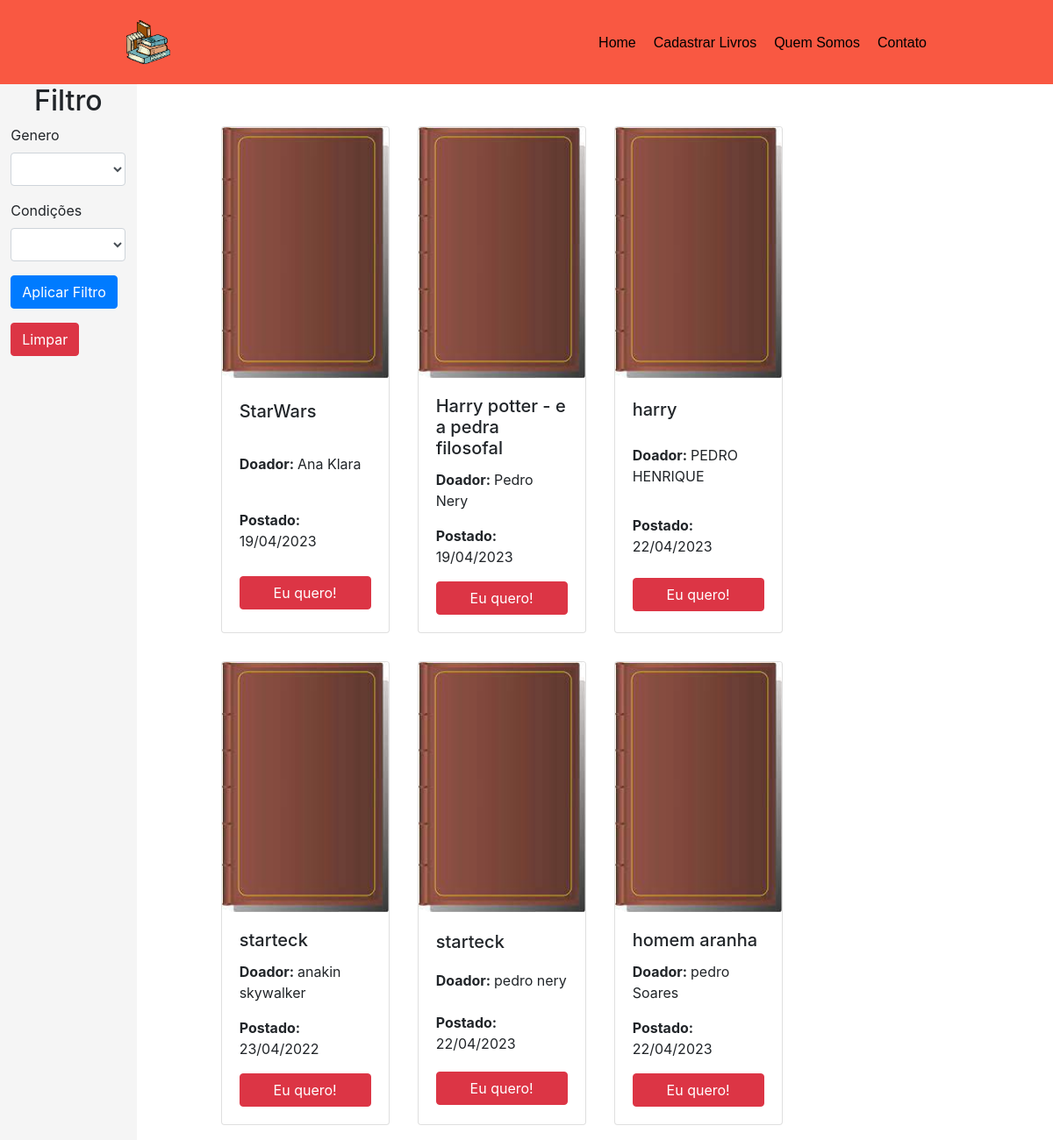
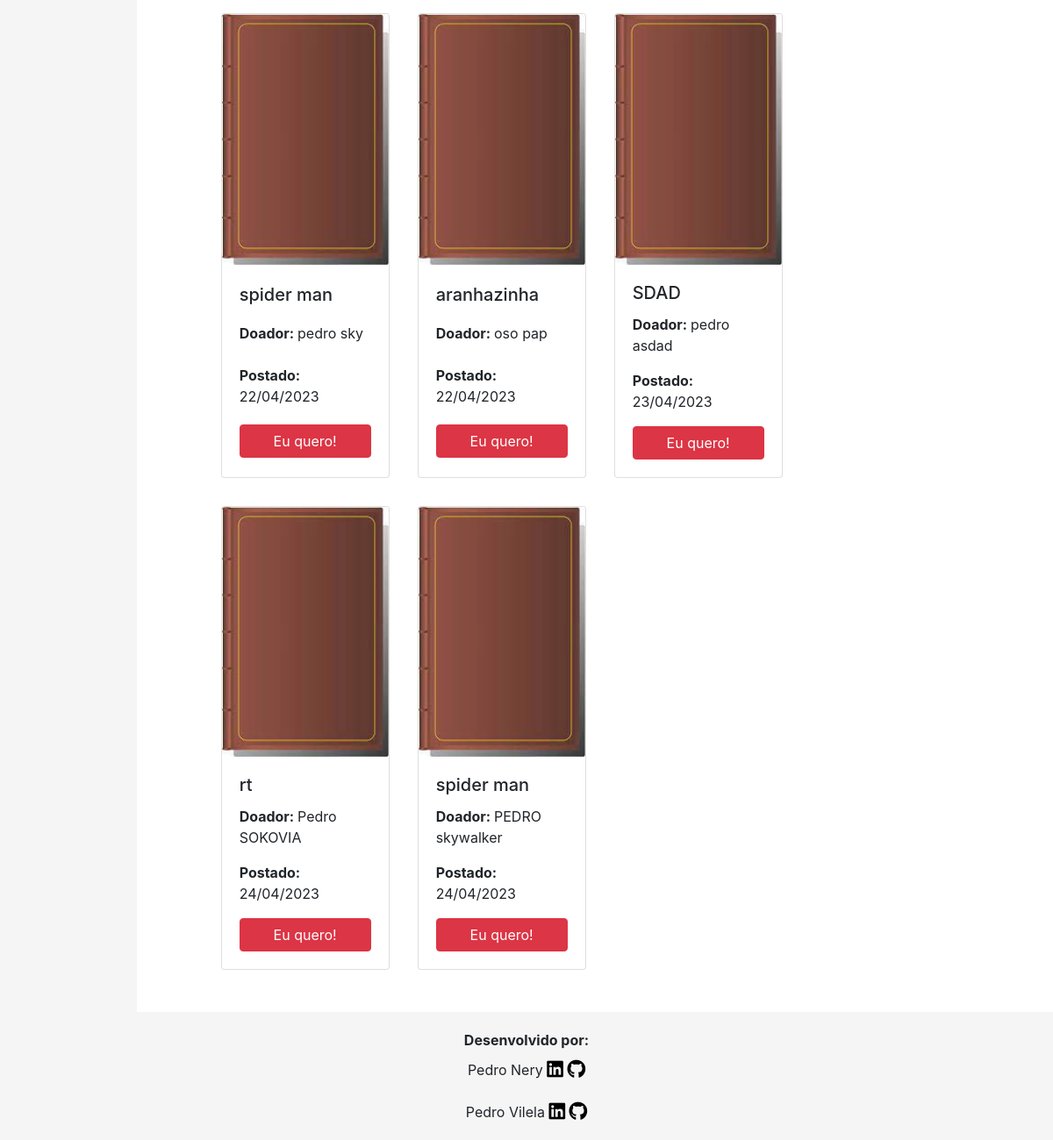
Before: / with the older database file (2 pictures, top to bottom).
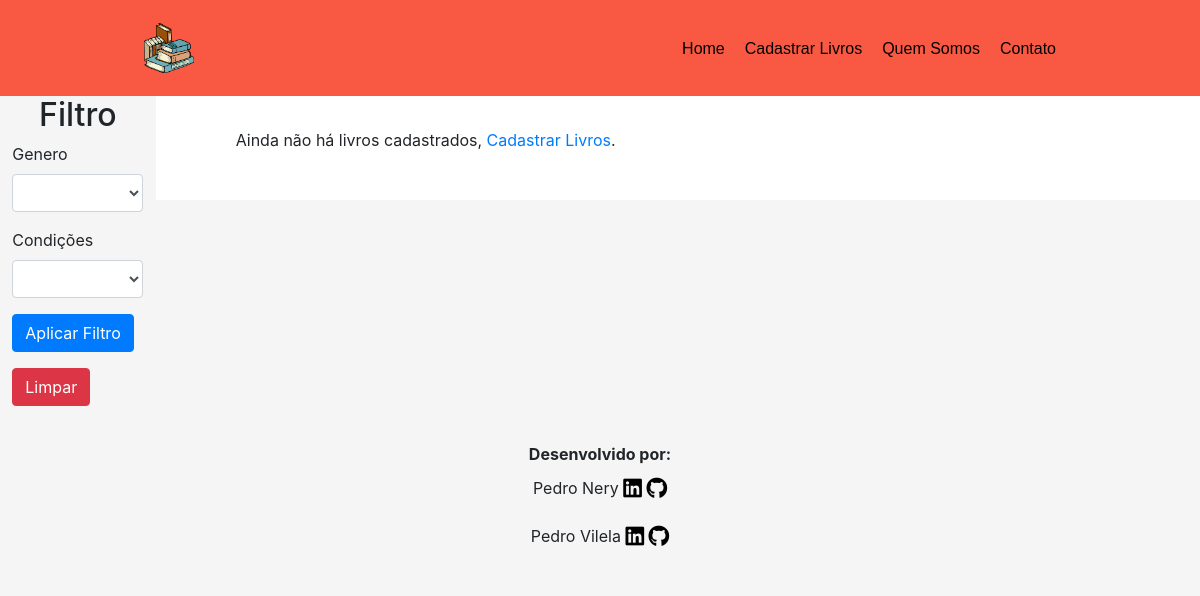
After: the same page with the newer database file.
### tables this page shows
CREATE TABLE IF NOT EXISTS `book` (
  `ID` int UNSIGNED NOT NULL AUTO_INCREMENT,
  `Nome` varchar(50) NOT NULL,
  `DESCRICAO` varchar(255) NOT NULL,
  `IMAGEM` varchar(999) NOT NULL,
  `DATA_CRIACAO` date NOT NULL,
  `GENERO` varchar(255) NOT NULL,
  `CONDICAO` varchar(50) NOT NULL,
  `DOADOR` varchar(100) NOT NULL,
  `CELULAR` varchar(11) NOT NULL,
  PRIMARY KEY (`ID`)
);

### Config/url.php (called while the page is built)
<?php
  $BASE_URL = "http://" . $_SERVER['SERVER_NAME'] . dirname($_SERVER['REQUEST_URI'] . '?') . '/';

### Config/BuscarLivros.php (called while the page is built, shortened)
<?php
include_once("connection.php");
include_once("url.php");
if (!empty($_GET)) {
  $genero = $_GET["genero"];
  $condicao = $_GET["condicoes"];
  if ($genero <> "" and $condicao <> "") {
    $query = "SELECT * FROM book WHERE GENERO=:GENERO AND CONDICAO=:CONDICAO";
    $stmt = $conn->prepare($query);
    $stmt->bindParam(":GENERO",   $genero);
    $stmt->bindParam(":CONDICAO", $condicao);
  } elseif ($genero <> "") {
    $query = "SELECT * FROM book WHERE GENERO=:GENERO ";
    $stmt = $conn->prepare($query);
    $stmt->bindParam(":GENERO",   $genero);
  } elseif ($condicao <> "") {
    $query = "SELECT * FROM book WHERE CONDICAO=:CONDICAO";
    $stmt = $conn->prepare($query);
    $stmt->bindParam(":CONDICAO", $condicao);
  } else {
    $query = "SELECT * FROM book";
    $stmt = $conn->prepare($query);
  }
} else {
  $query = "SELECT * FROM book";
  $stmt = $conn->prepare($query);
}
$stmt->execute();
$books = $stmt->fetchAll();

### index.php (the view, shortened to what this page needs)
<?php
include_once("./Templates/Header.php");
include_once("./Config/BuscarLivros.php");
?>
<div class="container_pagina">
    <aside>
        <h2>Filtro</h2>
        <form id="filtro-form" method="GET">
            <div class="mb-3">
            </div>
            <div class="mb-3">
            </div>
            <input type="submit" href="<?= $BASE_URL ?>filtro.php" value="Aplicar Filtro" class="mb-3 btn  btn btn-primary">
            <br>
            <a href="<?= $BASE_URL ?>index.php" class="mb-3 btn btn-danger"> Limpar </a>
        </form>
    </aside>
    <section id="livros-section">
        <?php if (count($books) > 0) : ?>
            <?php foreach ($books as $book) : ?>
                <div class="card">
                    <img class=" card-img-top" src="<?= $book["IMAGEM"] ?>
                     alt=" Card image cap" onerror="this.onerror=null;this.src='./img/LivroDefault.jpg';">
                    <div class="card-body">
                        <h5 class="card-title"><?= $book["Nome"]   ?></h5>
                        <b>
                            <p>Doador:
                        </b><?= $book["DOADOR"]  ?></p>
                        <b>
                            <p>Postado:
                        </b><?= date('d/m/Y', strtotime($book["DATA_CRIACAO"])) ?></p>
                        <a href="<?= $BASE_URL ?>livroDetalhe.php?id=<?= $book["ID"] ?>" class="btn btn-danger">Eu quero!</a>
                    </div>
                </div>
            <?php endforeach; ?>
        <?php elseif (empty($_GET)) : ?>
            <p id="empty-list-text">Ainda não há livros cadastrados, <a href="<?= $BASE_URL ?>CadastrarLivros.php">Cadastrar Livros</a>.</p>
        <?php else : ?>
            <p id="empty-list-text">Não Foi localizado nenhum livro com este filtro. <a href="<?= $BASE_URL ?>index.php">Voltar para Home</a></p>
        <?php endif; ?>
    </section>
</div>
<?php
include_once("./Templates/Footer.php");
?>

### Templates/Header.php (shortened to what this page needs)
<?php
include_once("./Config/url.php");
?>
<!DOCTYPE html>
<html lang="en">
<head>
  <link rel="stylesheet" href="https://cdnjs.cloudflare.com/ajax/libs/twitter-bootstrap/4.5.3/css/bootstrap.min.css" />
  <link rel="stylesheet" href="https://cdnjs.cloudflare.com/ajax/libs/font-awesome/5.15.1/css/all.min.css" />
  <link rel="stylesheet" href="<?= $BASE_URL ?>Styles/styles.css">
</head>
<body>
  <header>
    <nav>
      <div class="logo">
        <a href="<?= $BASE_URL ?>index.php"><img src="<?= $BASE_URL ?>img/Logo2.png" alt="Logo"></a>
      </div>
      <ul class="menu">
        <li><a class="menuBotao" href="<?= $BASE_URL ?>index.php">Home</a></li>
        <li><a class="menuBotao" href="<?= $BASE_URL ?>CadastrarLivros.php">Cadastrar Livros</a></li>
        <li><a class="menuBotao" href="<?= $BASE_URL ?>QuemSomos.php">Quem Somos</a></li>
        <li><a class="menuBotao" href="<?= $BASE_URL ?>Contatos.php">Contato</a></li>
      </ul>
    </nav>
  </header>

### Templates/Footer.php (shortened to what this page needs)
<footer>
    <b><p>Desenvolvido por:</p></b>
    <span>Pedro Nery
        <a href="https://www.linkedin.com/in/pedro-nery-8831901b1/" target="_blank">
            <i class="fab fa-linkedin fa-lg"></i>
        </a>
        <a href="https://github.com/PedroNerySoares" target="_blank">
            <i class="fab fa-github fa-lg"></i>
        </a>
    </span>
    <br>
    <br>
    <span>Pedro Vilela
        <a href="https://www.linkedin.com/in/pedro-nery-8831901b1/" target="_blank">
            <i class="fab fa-linkedin fa-lg"></i>
        </a>
        <a href="https://github.com/PedroNerySoares" target="_blank">
            <i class="fab fa-github fa-lg"></i>
        </a>
    </span>
</footer>
</body>
</html>

### Styles/styles.css (style rules this page uses)
body { background-color: #f5f5f5; }
header nav { background-color: #f95842; display: flex; justify-content: space-between; align-items: center; padding: 2% 12%; width: 100vw; height: 12vh; }
header nav .menuBotao { font-family: "Trebuchet MS", Arial, Helvetica, sans-serif; color: #000; margin: left 40px; transition: all 0.3s ease-in-out; }
header nav img { width: 50px; height: 50px; }
header nav .menu { list-style: none; margin: 0; padding: 0; display: flex; }
header nav .menu li { margin-left: 20px; }
.container_pagina { display: flex; }
.container_pagina aside { width: 22rem; height: 100%; display: flex; flex-direction: column; align-items: center; float: left; }
.container_pagina #livros-section { display: flex; flex-wrap: wrap; justify-content: flex-start; align-items: stretch; background-color: #FFF; padding: 2rem 5rem; width: 135rem; height: 70%; }
footer { background-color: #f5f5f5; padding: 20px; text-align: center; }
footer i { color: #000; }
footer p { margin-bottom: 10px; }
h1, h2 { text-align: center; }
.card { width: 12rem; margin: 1rem; display: flex; flex-direction: column; flex-wrap: nowrap; justify-content: flex-end; }
.card .card-body { display: flex; flex-direction: column; align-content: space-around; justify-content: space-around; align-items: stretch; }

Changed rows visible on the page:
removed book: Nome "StarWars", DOADOR "Ana Klara", DATA_CRIACAO "19/04/2023"
removed book: Nome "Harry potter - e a pedra filosofal", DOADOR "Pedro Nery", DATA_CRIACAO "19/04/2023"
removed book: Nome "harry", DOADOR "PEDRO HENRIQUE", DATA_CRIACAO "22/04/2023"
removed book: Nome "starteck", DOADOR "anakin skywalker", DATA_CRIACAO "23/04/2022"
removed book: Nome "starteck", DOADOR "pedro nery", DATA_CRIACAO "22/04/2023"
removed book: Nome "homem aranha", DOADOR "pedro Soares", DATA_CRIACAO "22/04/2023"
removed book: Nome "spider man", DOADOR "pedro sky", DATA_CRIACAO "22/04/2023"
removed book: Nome "aranhazinha", DOADOR "oso pap", DATA_CRIACAO "22/04/2023"
removed book: Nome "SDAD", DOADOR "pedro asdad", DATA_CRIACAO "23/04/2023"
removed book: Nome "rt", DOADOR "Pedro SOKOVIA", DATA_CRIACAO "24/04/2023"
removed book: Nome "spider man", DOADOR "PEDRO skywalker", DATA_CRIACAO "24/04/2023"
Other visible differences:
text now shown: "Ainda não há livros cadastrados, Cadastrar Livros ."
